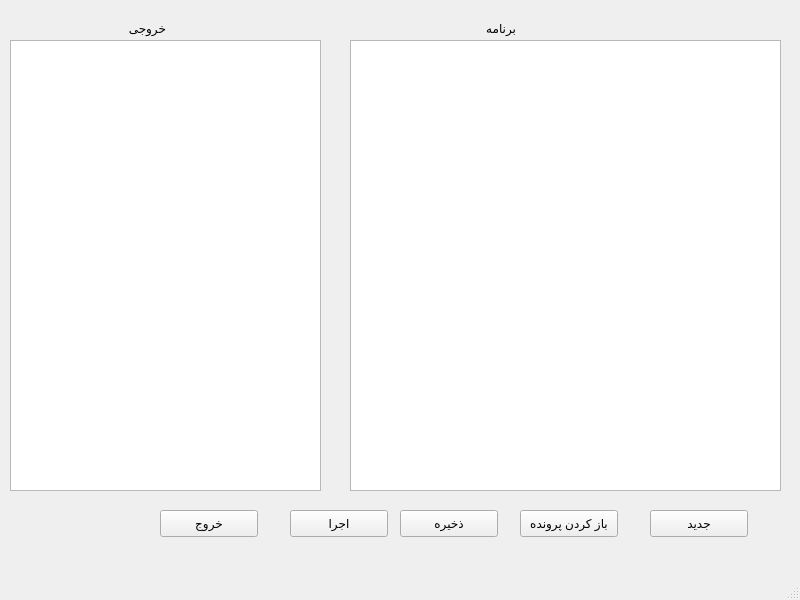
<?xml version="1.0" encoding="UTF-8"?>
<ui version="4.0">
 <class>MainWindow</class>
 <widget class="QMainWindow" name="MainWindow">
  <property name="geometry">
   <rect>
    <x>0</x>
    <y>0</y>
    <width>800</width>
    <height>600</height>
   </rect>
  </property>
  <property name="windowTitle">
   <string>MainWindow</string>
  </property>
  <widget class="QWidget" name="centralwidget">
   <widget class="QLabel" name="label">
    <property name="geometry">
     <rect>
      <x>450</x>
      <y>20</y>
      <width>66</width>
      <height>17</height>
     </rect>
    </property>
    <property name="text">
     <string>برنامه</string>
    </property>
   </widget>
   <widget class="QLabel" name="label_2">
    <property name="geometry">
     <rect>
      <x>100</x>
      <y>20</y>
      <width>66</width>
      <height>17</height>
     </rect>
    </property>
    <property name="text">
     <string>خروجی</string>
    </property>
   </widget>
   <widget class="QPushButton" name="OpenFile">
    <property name="geometry">
     <rect>
      <x>520</x>
      <y>510</y>
      <width>98</width>
      <height>27</height>
     </rect>
    </property>
    <property name="text">
     <string>باز کردن پرونده</string>
    </property>
   </widget>
   <widget class="QPushButton" name="Exit">
    <property name="geometry">
     <rect>
      <x>160</x>
      <y>510</y>
      <width>98</width>
      <height>27</height>
     </rect>
    </property>
    <property name="text">
     <string>خروج</string>
    </property>
   </widget>
   <widget class="QPushButton" name="Run">
    <property name="geometry">
     <rect>
      <x>290</x>
      <y>510</y>
      <width>98</width>
      <height>27</height>
     </rect>
    </property>
    <property name="text">
     <string>اجرا</string>
    </property>
   </widget>
   <widget class="QPushButton" name="pushButton">
    <property name="geometry">
     <rect>
      <x>650</x>
      <y>510</y>
      <width>98</width>
      <height>27</height>
     </rect>
    </property>
    <property name="text">
     <string>جدید</string>
    </property>
   </widget>
   <widget class="QPushButton" name="button_save">
    <property name="geometry">
     <rect>
      <x>400</x>
      <y>510</y>
      <width>98</width>
      <height>27</height>
     </rect>
    </property>
    <property name="text">
     <string>ذخیره</string>
    </property>
   </widget>
   <widget class="QTextEdit" name="plainTextEdit">
    <property name="geometry">
     <rect>
      <x>350</x>
      <y>40</y>
      <width>431</width>
      <height>451</height>
     </rect>
    </property>
    <property name="layoutDirection">
     <enum>Qt::LeftToRight</enum>
    </property>
    <property name="lineWrapColumnOrWidth">
     <number>1</number>
    </property>
   </widget>
   <widget class="QTextEdit" name="textEdit">
    <property name="geometry">
     <rect>
      <x>10</x>
      <y>40</y>
      <width>311</width>
      <height>451</height>
     </rect>
    </property>
   </widget>
  </widget>
  <widget class="QMenuBar" name="menubar">
   <property name="geometry">
    <rect>
     <x>0</x>
     <y>0</y>
     <width>800</width>
     <height>25</height>
    </rect>
   </property>
  </widget>
  <widget class="QStatusBar" name="statusbar"/>
 </widget>
 <resources/>
 <connections/>
</ui>
